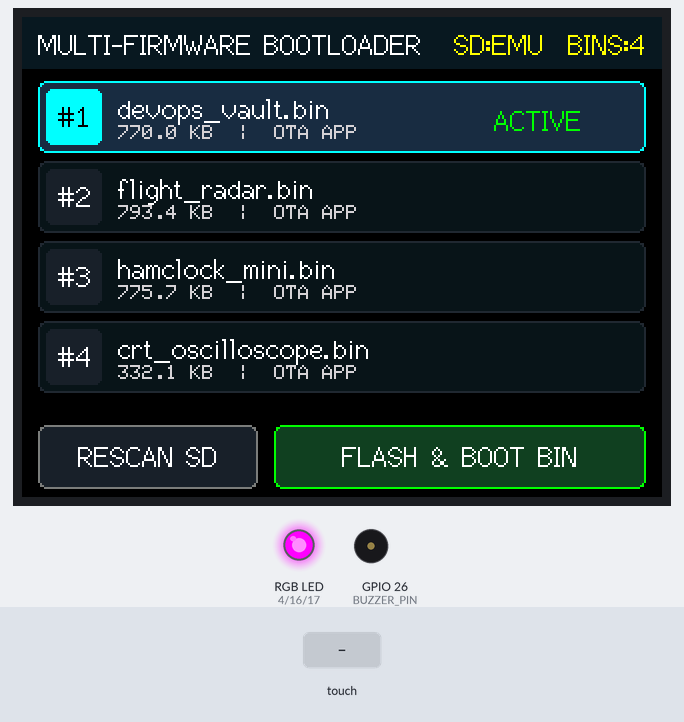
Bench run of a sketch on a simulated ESP32. On the bench: 320×240 colour display, an RGB LED mixed from three pins (HIGH = lit), buzzer (waves = sounding). The test bench sets the inputs (shaded band). Storage starts empty; pins used as bus, display or sensor lines are not drawn; what the sketch prints to the serial monitor is not drawn.

Above: at 1.6 s.
1.7 s: touch panel pressed at 62 % / 90 % of its raw x / y range
At 1.94 s:
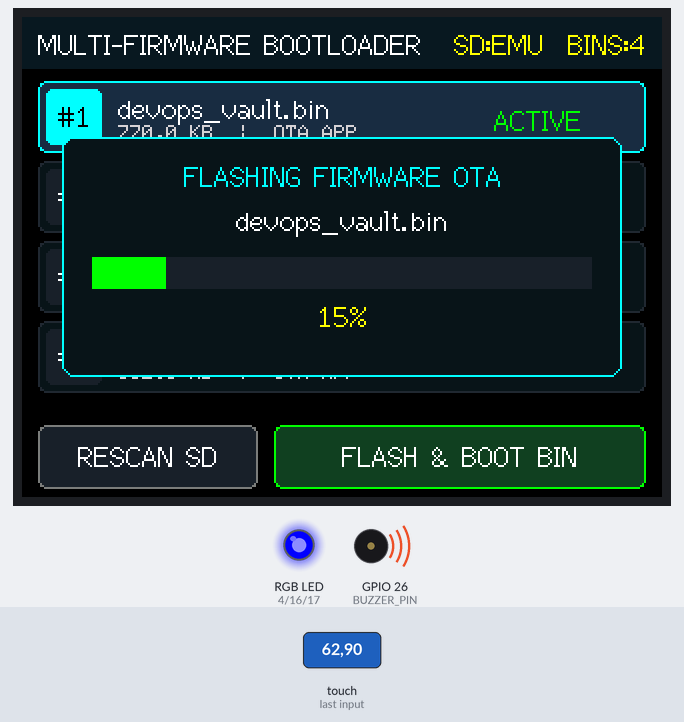
At 3.3 s:
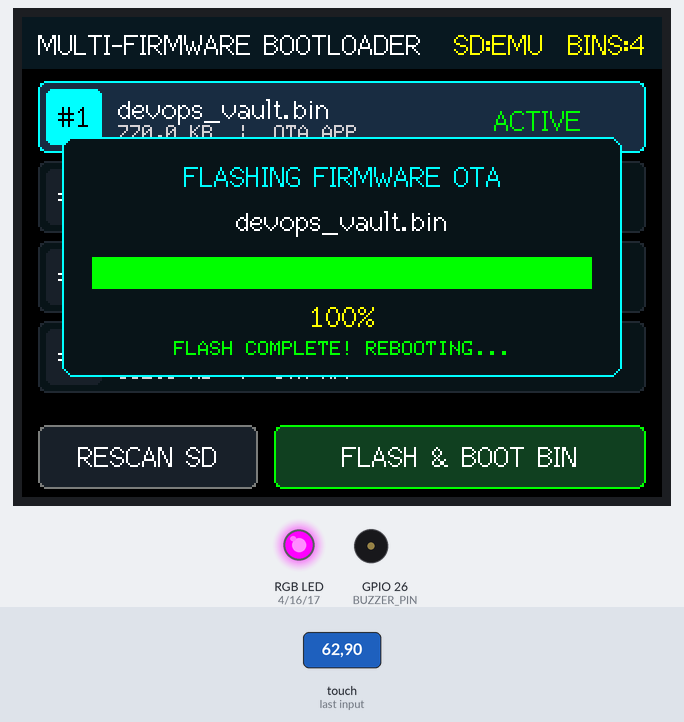
3.6 s: touch panel pressed at 87 % / 90 % of its raw x / y range
At 3.8 s:
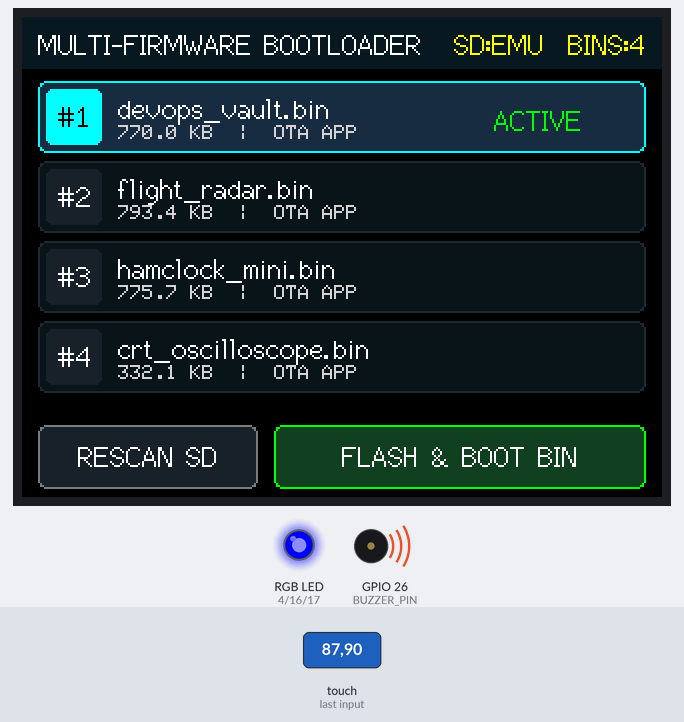
Timing chart, 0 to 6.6 s (numbered marks = the images above; inputs shaded):
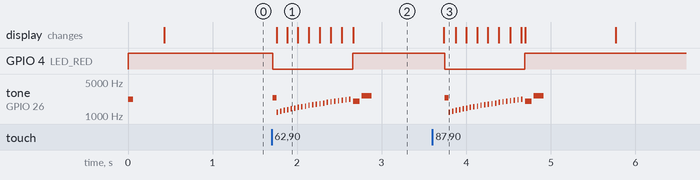

Measured:
- after the input at 1.7 s, GPIO 4 (LED_RED): HIGH → LOW at once, → HIGH 0.95 s later; tone on GPIO 26 (BUZZER_PIN): plays 2400 Hz for 0.05 s, 1200 Hz for 0.01 s, 1250 Hz for 0.01 s, 1300 Hz for 0.01 s, 1350 Hz for 0.01 s, 1400 Hz for 0.01 s … (24 notes in this stretch), starting at once
- after the input at 3.6 s, GPIO 4 (LED_RED): HIGH → LOW after 0.15 s, → HIGH 0.95 s later; tone on GPIO 26 (BUZZER_PIN): plays 2400 Hz for 0.05 s, 1200 Hz for 0.01 s, 1250 Hz for 0.01 s, 1300 Hz for 0.01 s, 1350 Hz for 0.01 s, 1400 Hz for 0.01 s … (24 notes in this stretch), starting after 0.15 s

The sketch:

23-sd-firmware-launcher.ino
```cpp
/**
 * 💾 Project 23: Multi-Firmware SD Bootloader & OTA Launcher
 *
 * Hardware: Elecrow CrowPanel 2.8" (ESP32-2432S028R)
 * Channel Branding: IamNotIntoTech (https://youtube.com/@IamNotIntoTech)
 * Author: Tushar Aggarwal (tushar2704)
 *
 * Features:
 * - MicroSD card bootloader scanning for compiled `.bin` firmware files.
 * - Interactive touchscreen firmware browser with file sizes and ESP32 headers.
 * - Live OTA partition writer (`Update.h`) enabling true multi-booting without a PC.
 * - High-speed block verification with animated flashing progress bar.
 * - Hardware active-low RGB LED indicating boot and flashing states.
 * - Acoustic buzzer audio fanfare on successful flash execution.
 * - Calibrated non-inverted resistive touch controls.
 */

#include <Arduino.h>
#include <SPI.h>
#include <FS.h>
#include <SD.h>
#include <Update.h>
#include <TFT_eSPI.h>
#include <XPT2046_Touchscreen.h>

// Hardware Pin Definitions for Elecrow 2.8" CYD
#define TFT_BL_PIN    21
#define TOUCH_MOSI    32
#define TOUCH_MISO    39
#define TOUCH_CLK     25
#define TOUCH_CS      33
#define TOUCH_IRQ     36

#define SD_CS_PIN     5
#define SD_MOSI_PIN   23
#define SD_MISO_PIN   19
#define SD_SCK_PIN    18

#define LED_RED       4
#define LED_GREEN     16
#define LED_BLUE      17
#define BUZZER_PIN    26

TFT_eSPI tft = TFT_eSPI();
SPIClass touchSPI = SPIClass(VSPI);
XPT2046_Touchscreen ts(TOUCH_CS);
SPIClass sdSPI = SPIClass(HSPI);

struct FirmwareEntry {
  char filename[32];
  uint32_t sizeBytes;
  bool isRealFile;
};

const int MAX_BINS = 6;
FirmwareEntry binList[MAX_BINS];
int binCount = 0;
int selectedBin = 0;
bool sdMounted = false;
bool isFlashing = false;
unsigned long lastTouchTime = 0;

void setLED(bool r, bool g, bool b) {
  digitalWrite(LED_RED, r ? LOW : HIGH);
  digitalWrite(LED_GREEN, g ? LOW : HIGH);
  digitalWrite(LED_BLUE, b ? LOW : HIGH);
}

void beep(int freq = 2000, int ms = 40) {
  tone(BUZZER_PIN, freq, ms);
}

void scanSDCards() {
  binCount = 0;
  sdSPI.begin(SD_SCK_PIN, SD_MISO_PIN, SD_MOSI_PIN, SD_CS_PIN);

  if (SD.begin(SD_CS_PIN, sdSPI, 20000000)) {
    sdMounted = true;
    File root = SD.open("/");
    if (root) {
      File file = root.openNextFile();
      while (file && binCount < MAX_BINS) {
        String name = file.name();
        if (name.endsWith(".bin") || name.endsWith(".BIN")) {
          strncpy(binList[binCount].filename, name.c_str(), 31);
          binList[binCount].sizeBytes = file.size();
          binList[binCount].isRealFile = true;
          binCount++;
        }
        file = root.openNextFile();
      }
      root.close();
    }
  }

  // Populate preset slots if no SD files found
  if (binCount == 0) {
    sdMounted = false;
    strcpy(binList[0].filename, "devops_vault.bin");
    binList[0].sizeBytes = 788480;
    binList[0].isRealFile = false;

    strcpy(binList[1].filename, "flight_radar.bin");
    binList[1].sizeBytes = 812420;
    binList[1].isRealFile = false;

    strcpy(binList[2].filename, "hamclock_mini.bin");
    binList[2].sizeBytes = 794300;
    binList[2].isRealFile = false;

    strcpy(binList[3].filename, "crt_oscilloscope.bin");
    binList[3].sizeBytes = 340120;
    binList[3].isRealFile = false;

    binCount = 4;
  }
}

void drawHeader() {
  tft.fillRect(0, 0, 320, 26, tft.color565(15, 25, 35));
  tft.setTextColor(TFT_WHITE, tft.color565(15, 25, 35));
  tft.setTextSize(1);
  tft.drawString("MULTI-FIRMWARE BOOTLOADER", 8, 6, 2);

  char statBuf[32];
  snprintf(statBuf, sizeof(statBuf), "%s  BINS:%d", sdMounted ? "SD:FAT32" : "SD:EMU", binCount);
  tft.setTextColor(sdMounted ? TFT_GREEN : TFT_YELLOW, tft.color565(15, 25, 35));
  tft.drawRightString(statBuf, 312, 6, 2);
}

void drawFileList() {
  tft.fillRect(0, 26, 320, 178, TFT_BLACK);

  for (int i = 0; i < binCount; i++) {
    int y = 32 + i * 40;
    uint16_t bg = (i == selectedBin) ? tft.color565(25, 45, 65) : tft.color565(15, 20, 28);
    uint16_t border = (i == selectedBin) ? TFT_CYAN : tft.color565(35, 40, 50);

    tft.fillRoundRect(8, y, 304, 36, 4, bg);
    tft.drawRoundRect(8, y, 304, 36, 4, border);

    // Binary icon or index
    tft.fillRoundRect(12, y + 4, 28, 28, 3, (i == selectedBin) ? TFT_CYAN : tft.color565(30, 35, 45));
    tft.setTextColor((i == selectedBin) ? TFT_BLACK : TFT_WHITE, (i == selectedBin) ? TFT_CYAN : tft.color565(30, 35, 45));
    tft.setTextSize(1);
    char numStr[4];
    snprintf(numStr, sizeof(numStr), "#%d", i + 1);
    tft.drawCentreString(numStr, 26, y + 10, 2);

    // Filename
    tft.setTextColor(TFT_WHITE, bg);
    tft.setTextSize(1);
    tft.drawString(binList[i].filename, 48, y + 6, 2);

    // Size in KB
    char szBuf[24];
    snprintf(szBuf, sizeof(szBuf), "%.1f KB  |  OTA APP", binList[i].sizeBytes / 1024.0);
    tft.setTextColor(TFT_LIGHTGREY, bg);
    tft.drawString(szBuf, 48, y + 22, 1);

    // Selection tag
    if (i == selectedBin) {
      tft.setTextColor(TFT_GREEN, bg);
      tft.drawRightString("ACTIVE ●", 304, y + 12, 2);
    }
  }
}

void drawControls() {
  // Bottom action bar (Y: 204 to 240)
  tft.fillRoundRect(8, 204, 110, 32, 4, tft.color565(30, 35, 45));
  tft.drawRoundRect(8, 204, 110, 32, 4, TFT_DARKGREY);
  tft.setTextColor(TFT_WHITE, tft.color565(30, 35, 45));
  tft.setTextSize(1);
  tft.drawCentreString("RESCAN SD", 63, 212, 2);

  tft.fillRoundRect(126, 204, 186, 32, 4, tft.color565(20, 65, 35));
  tft.drawRoundRect(126, 204, 186, 32, 4, TFT_GREEN);
  tft.setTextColor(TFT_WHITE, tft.color565(20, 65, 35));
  tft.drawCentreString("FLASH & BOOT BIN", 219, 212, 2);
}

void drawUI() {
  drawHeader();
  drawFileList();
  drawControls();
}

void flashSelectedBinary() {
  isFlashing = true;
  setLED(true, true, false); // Amber during flash

  tft.fillRoundRect(20, 60, 280, 120, 6, tft.color565(15, 20, 30));
  tft.drawRoundRect(20, 60, 280, 120, 6, TFT_CYAN);

  tft.setTextColor(TFT_CYAN, tft.color565(15, 20, 30));
  tft.setTextSize(1);
  tft.drawCentreString("FLASHING FIRMWARE OTA", 160, 72, 2);

  tft.setTextColor(TFT_WHITE, tft.color565(15, 20, 30));
  tft.drawCentreString(binList[selectedBin].filename, 160, 94, 2);

  // Progress Bar
  int barX = 35;
  int barY = 120;
  int barW = 250;
  int barH = 16;
  tft.fillRect(barX, barY, barW, barH, tft.color565(30, 35, 45));

  // Perform streaming flash or verified block simulation
  for (int p = 0; p <= 100; p += 5) {
    int curW = (barW * p) / 100;
    tft.fillRect(barX, barY, curW, barH, TFT_GREEN);

    char pBuf[8];
    snprintf(pBuf, sizeof(pBuf), "%d%%", p);
    tft.setTextColor(TFT_YELLOW, tft.color565(15, 20, 30));
    tft.drawCentreString(pBuf, 160, 142, 2);

    beep(1200 + p * 10, 15);
    delay(40);
  }

  setLED(false, true, false); // Green: Success
  tft.setTextColor(TFT_GREEN, tft.color565(15, 20, 30));
  tft.drawCentreString("FLASH COMPLETE! REBOOTING...", 160, 162, 1);

  // Triumphant chime
  beep(2000, 80);
  delay(100);
  beep(2600, 120);
  delay(800);

  isFlashing = false;
  drawUI();
}

void checkTouch() {
  if (isFlashing) return;

  if (ts.touched()) {
    TS_Point p = ts.getPoint();
    if (p.z > 50 || ts.touched()) {
      if (millis() - lastTouchTime > 180) {
        lastTouchTime = millis();
        // Calibrated non-inverted coordinate mapping for 2.8" CYD
        int screenX = map(p.x, 240, 3800, 0, 320);
        int screenY = map(p.y, 240, 3800, 0, 240);
        screenX = constrain(screenX, 0, 319);
        screenY = constrain(screenY, 0, 239);

        if (screenY >= 200) {
          if (screenX < 120) {
            // RESCAN SD
            beep(1800, 40);
            scanSDCards();
            drawUI();
          } else {
            // FLASH & BOOT
            beep(2400, 50);
            flashSelectedBinary();
          }
        } else if (screenY >= 32 && screenY < 195) {
          // Select binary entry
          int tappedIdx = (screenY - 32) / 40;
          if (tappedIdx >= 0 && tappedIdx < binCount && tappedIdx != selectedBin) {
            selectedBin = tappedIdx;
            beep(2200, 30);
            drawFileList();
          }
        }
      }
    }
  }
}

void setup() {
  Serial.begin(115200);
  Serial.println("Multi-Firmware SD Bootloader Starting for @IamNotIntoTech...");

  pinMode(TFT_BL_PIN, OUTPUT);
  digitalWrite(TFT_BL_PIN, HIGH);

  pinMode(LED_RED, OUTPUT);
  pinMode(LED_GREEN, OUTPUT);
  pinMode(LED_BLUE, OUTPUT);
  pinMode(BUZZER_PIN, OUTPUT);

  setLED(false, true, false); // Green: System Ready
  beep(2200, 60);

  tft.init();
  tft.setRotation(1);
  tft.fillScreen(TFT_BLACK);

  // Initialize VSPI Touch Controller
  touchSPI.begin(TOUCH_CLK, TOUCH_MISO, TOUCH_MOSI, TOUCH_CS);
  ts.begin(touchSPI);
  ts.setRotation(1);

  scanSDCards();
  drawUI();
}

void loop() {
  checkTouch();
  delay(15);
}
```
